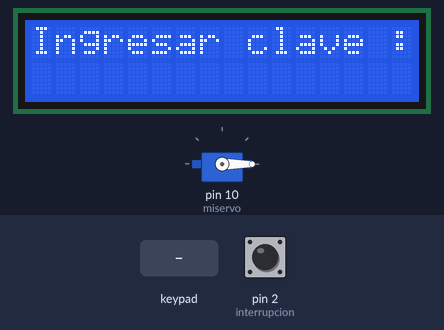
The sketch below on a simulated Arduino Uno, built with avr-gcc and run on an emulated ATmega328P. On the bench: 16×2 character LCD, servo. Inputs (shaded band) come from the test bench; at power-on: pin 2 (interrupcion) HIGH.

Above: at 3.3 s.
3.4 s: keypad keys 1 2 3 4 * pressed 0.4 s apart
At 5.3 s:
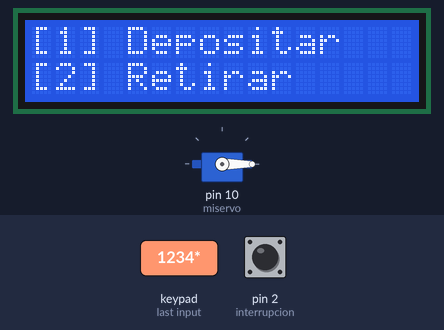
6.9 s: key '1' pressed
At 7.9 s:
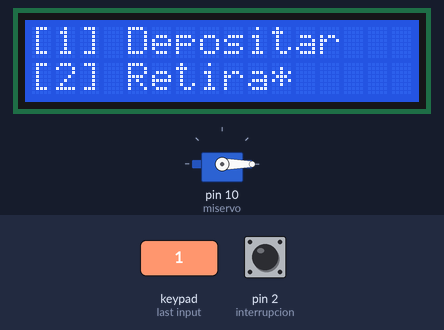
8.4 s: keypad keys 9 8 7 6 * pressed 0.4 s apart
At 10.9 s:
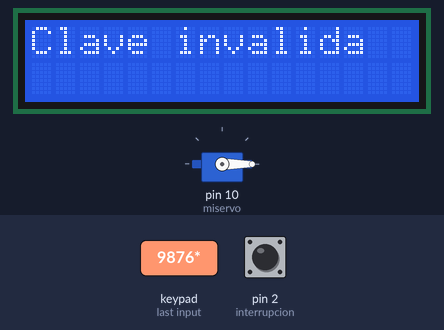
11.9 s: key '2' pressed
At 12.9 s:
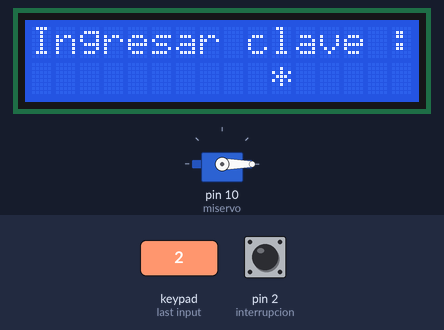
13.5 s: key '*' pressed
At 14.2 s:
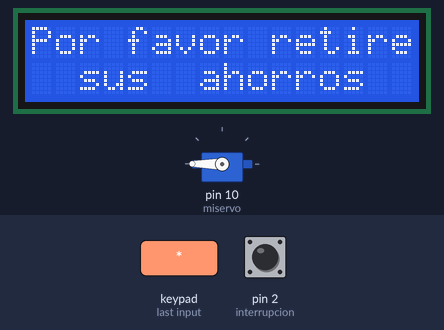
15.0 s: keypad keys 1 2 3 4 pressed 0.4 s apart
At 16.5 s:
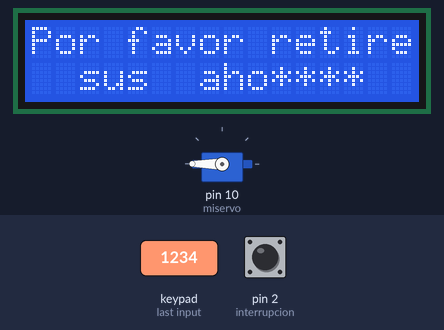
Timing chart, 0 to 18.0 s (numbered marks = the images above; inputs shaded):
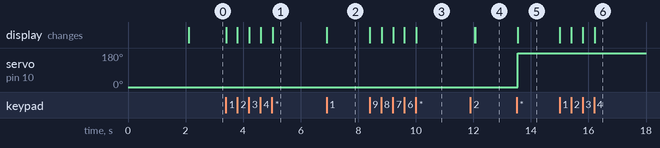

Measured:
- after the input at 3.4 s, the display: first changes at once (image 1 shows a later state)
- after the input at 6.9 s, the display: changes at once (image 2)
- after the input at 8.4 s, the display: first changes at once (image 3 shows a later state)
- after the input at 11.9 s, the display: first differs from a run without the input after 0.17 s (image 4)
- after the input at 13.5 s, servo on pin 10 (miservo): 0° → 180° at once; the display: changes at once (image 5)
- after the input at 15.0 s, the display: first changes at once (image 6 shows a later state)

The sketch:

Alncacilla_electronica.ino
```cpp
  //Incluir librerias
  #include <Wire.h>
  #include <Servo.h>
  #include <LiquidCrystal_I2C.h>
  #include <Keypad.h>
  Servo miservo;
  //Model HI-06CS
  int interrupcion = 2; // Pin digital para la interrupción (INT0)
    volatile int numero_monedas = -1; // Variable que almacena el número de créditos introducidos
    int n = 0 ; // Variable auxiliar

  //CASO DEL KEYPAD
  #define NO_KEY 0
  const byte ROWS = 4; //4 filas
  const byte COLS = 3; //3 columnas
  char keys[ROWS][COLS] = {
  {'1','2','3'},
  {'4','5','6'},
  {'7','8','9'},
  {'*','0','#'}
  };
  byte rowPins[ROWS] = {9, 8, 7, 6};
  byte colPins[COLS] = {5, 4, 3};
  int keyDelay = 50;
  unsigned int keyVal1 = 0;
  unsigned int keyVal2 = 0;
  String pword;
  String case1 = String("1234");//contraseña
  String case2 = String("1");//Retirar
  String case3 = String("2");//Ingresar cantidad a retirar
  String case4 = String("4");//Ingresar cantidad a depositar
  String dots = String();
  String message = String();//
  Keypad keypad = Keypad( makeKeymap(keys), rowPins, colPins, ROWS, COLS );
  LiquidCrystal_I2C  lcd(0x27,2,1,0,4,5,6,7); // 3F
  int DOOR_OPEN =   180;
  int DOOR_CLOSE = 0;

  //void SETUP
  void setup(){
    //ACTIVAR LCD
  lcd.begin(16,2);
  lcd.setBacklightPin(3,POSITIVE);
  lcd.setBacklight(HIGH);
  lcd.setCursor(3,0);
  lcd.print("Bienvenido");
  lcd.setCursor(2,1);
  lcd.print("Alcancia 24H");
  delay(2000);
  lcd.clear();
  initLCD();
  miservo.attach(10);

  }
  //void LOOP
    void loop(){

    char key = keypad.getKey();

    if (key != NO_KEY){
      if (key == 35) {
        pword = "";
        dots = "";
        initLCD();
      }
    else if(key == '*') {
      checkPass();
    }else{
       pword.concat(key);

      dots += "*";
    }
    lcd.setCursor(10, 1);
    lcd.print(dots);
      }
    }


  //Inicializar LCD
  void initLCD(){
    lcd.setBacklightPin(3,POSITIVE);
    lcd.setBacklight(HIGH);
    lcd.clear();
    pinMode(interrupcion, INPUT_PULLUP); // Pin digital 2 como entrada
  // Interrupción 0 (INT0) por el pin digital 2 que activa la ISR en cada flanco de subida
  attachInterrupt(digitalPinToInterrupt(interrupcion), ServicioMonedero, RISING);
    lcd.print("Ingresar clave : ");
    miservo.write(DOOR_CLOSE);

  }
   void ServicioMonedero() // ISR: Rutina de Servicio a la Interrupción
    {
      // Se aumenta en una unidad el número de créditos
      numero_monedas++;
      delay(100);
    }
  unsigned int getKey() {
    keyVal1 = analogRead(keypad.getKey());
    Serial.println(keyVal1);
    delay(keyDelay);
    keyVal2 = analogRead(keypad.getKey());
    if(keyVal1 > keyVal2) {
      keyVal1 = max(keyVal1, keyVal2);
      return getMatrixValue(keyVal1);
    }
    else
      return NO_KEY;
  }
  void checkPass() { //cambiar a contraseña
      lcd.clear();
    if(pword == case1) {//contraseña correcta
      lcd.setCursor(0,0);
      lcd.print("[1] Depositar");
      lcd.setCursor(0,1);
      lcd.print("[2] Retirar");
      pword = "";
      dots = "";
    }else if (pword == case2){
          Depositar();
      }else if(pword == case3){
        Retirar();
        }else{
      lcd.print("Clave invalida");
      delay(2000);
      lcd.clear();
      pword = "";
      dots = "";
      lcd.print(message);
      initLCD();
    }

  }
void Depositar(){
  lcd.clear();
  if(pword == case2) {
         Serial.println(numero_monedas);
         lcd.print("Insertar Monedas");
         if(n!=numero_monedas){
          insertar();
         }
    }


    }


void insertar(){
      if(n != numero_monedas){
      lcd.setCursor(0,1);
      lcd.print("ahorros: S/.");
      lcd.print(numero_monedas);
      n = numero_monedas;

      }

      if(n>=6){
      lcd.setCursor(1,1);
      lcd.print("ALCANCIA LLENA");
      delay(4000);
      lcd.clear();
      checkPass();
      lcd.setCursor(0,0);
      lcd.print("  [1]  Depositar");
      lcd.setCursor(0,1);
      lcd.print("  [2]  Retirar");
      pword = "";
      dots = "";
      }else{
        insertar();
      }
}


  void Retirar(){
    lcd.clear();
    lcd.setCursor(0,0);
    lcd.print("Por favor retire");
    lcd.setCursor(2,1);
    lcd.print("sus  ahorros");
    miservo.write(DOOR_OPEN);

     pword = "";
     dots = "";

  }


  char getMatrixValue(int val) {
    switch(val) {
    case 930 : return keys[0][0];
    case 912 : return keys[0][1];
    case 894 : return keys[0][2];
    case 877 : return keys[0][3];
    case 852 : return keys[1][0];
    case 837 : return keys[1][1];
    case 822 : return keys[1][2];
    case 808 : return keys[1][3];
    case 787 : return keys[2][0];
    case 774 : return keys[2][1];
    case 761 : return keys[2][2];
    case 749 : return keys[2][3];
    case 731 : return keys[3][0];
    case 719 : return keys[3][1];
    case 708 : return keys[3][2];
    case 698 : return keys[3][3];
    default : return NO_KEY;
    }
  }
```
